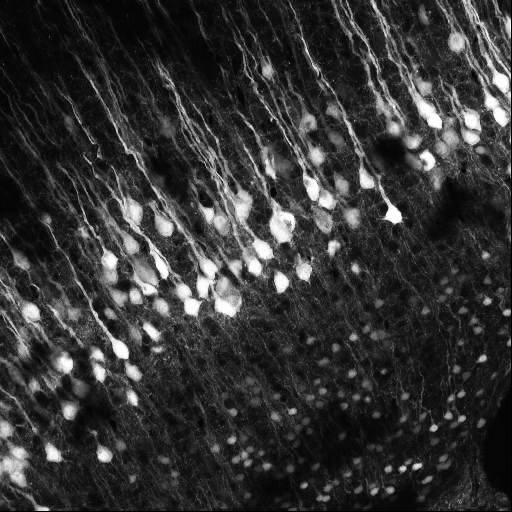
#> input picture data/cells.png, 512 x 512 px
$ jupyter execute fourier.ipynb
#> lines starting #> are read from the running program, lines starting #| are printed output that depends on the picture
# [Lab Session 3](fourier.ipynb)

[cell 1]
import numpy as np
import matplotlib.pyplot as plt

from skimage.transform import resize

**[Task 1 (a).]()** Load the first image, resize it to (256, 256) and display it.

[cell 2]
cell_img = plt.imread('data/cells.png')
#> cell_img is the input picture: shape (512, 512) float32; min 0, max 1, mean 0.206
cell_256 = resize(cell_img, (256, 256))
cell_256
plt.imshow(cell_256)

**[Task 1 (b).]()** Apply the fast Fourier transform and check the data type of the result.

[cell 3]
cell_ft = np.fft.fft2(cell_256)
cell_ft.dtype

**[Task 1 (c).]()** Extract the phase and amplitude and display them.

[cell 4]
amplitude = np.abs(cell_ft)
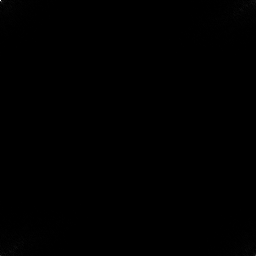
#> amplitude: shape (256, 256) float64; min 0.0346, max 13495.3, mean 18.2; drawn with min black and max white
phase = np.angle(cell_ft)
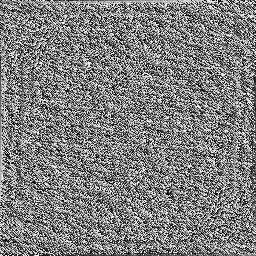
#> phase: shape (256, 256) float64; min -3.14, max 3.14, mean 1.47e-17; drawn with min black and max white
#print(amplitude)
#print(phase)

[cell 5]
plt.figure()
plt.subplot(1, 2, 1)
plt.imshow(np.log(amplitude), 'gray')
plt.subplot(1, 2, 2)
plt.imshow(phase, 'gray')

**[Task 1 (d).]()** Do a shift so that zero is displayed in the center of the image and show amplitude and phase again.

[cell 6]
cell_ft2 = np.fft.fftshift(cell_ft)
amplitude2 = np.abs(cell_ft2)
phase2 = np.angle(cell_ft2)
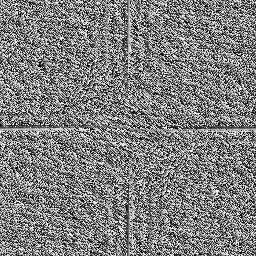
#> phase2: shape (256, 256) float64; min -3.14, max 3.14, mean 1.39e-17; drawn with min black and max white
plt.figure()
plt.subplot(1, 2, 1)
plt.imshow(np.log(amplitude2), 'gray')
plt.subplot(1, 2, 2)
plt.imshow(phase2, 'gray')

**[Task 1 (e).]()** Apply the inverse FFT and display the restored image.

[cell 7]
cell_is = np.fft.ifftshift(cell_ft2)
cell_i = np.fft.ifft2(cell_is)
plt.imshow(cell_i.real)

[cell 8]
cell_img.real

---

**[Task 2 (a).]()** Load the brain CT image.

[cell 9]
brain_img = plt.imread("data/brain_ct.png")
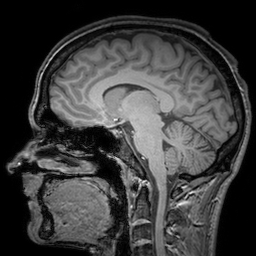
#> input picture data/brain_ct.png, 256 x 256 px
#> brain_img is the input picture: shape (256, 256) float32; min 0, max 1, mean 0.239
plt.imshow(brain_img)

**[Task 2 (b).]()** Apply the FFT, do a shift, extract amplitude and phase.

[cell 10]
brain_fft = np.fft.fft2(brain_img)
brain_fs = np.fft.fftshift(brain_fft)


amplitude_brain = np.abs(brain_fs)
phase_brain = np.angle(brain_fs)
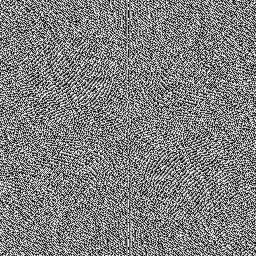
#> phase_brain: shape (256, 256) float64; min -3.14, max 3.14, mean 0.000144; drawn with min black and max white

plt.figure()
plt.subplot(1, 2, 1)
plt.imshow(np.log(amplitude_brain), 'gray')
plt.subplot(1, 2, 2)
plt.imshow(phase_brain, 'gray')

[cell 11]
def to_complex_array(amplitude_array, phase_array):
    return amplitude_array * np.exp(1j * phase_array)

**[Task 2 (c).]()** Merge the amplitude of the brain CT and the phase of cell image. Do the IFFT and display the resulting image.

[cell 12]
merg_shifted = to_complex_array(amplitude_brain, phase2)
brain_is = np.fft.ifftshift(merg_shifted)
brain_i = np.fft.ifft2(brain_is)
plt.imshow(brain_i.real)
plt.colorbar()

**[Task 2 (d).]()** Repeat this with the amplitude of the cells and the phase of the brain.

[cell 13]
mergi_shifted = to_complex_array(amplitude2, phase_brain)
cell_is = np.fft.ifftshift(mergi_shifted)
celle_i = np.fft.ifft2(cell_is)
plt.imshow(celle_i.real)
plt.colorbar()

---

**[Task 3 (a).]()** Create a lowpass filter mask.

[cell 14]
filter_window_size = 50

[cell 15]
base = np.zeros((256,256))
middle = base.shape[0]/2
x= int(middle + filter_window_size//2)
y= int(middle - filter_window_size//2)
print(type(x))
base[y:x, y:x] = 1

plt.imshow(base)

[cell 16]
np.arange(45, 56)

#type(base)
#middle + filter_window_size//2
#print(base[4:6, 4:6])

**[Task 3 (b).]()** Create a highpass filter maks.

[cell 17]
base2 = 1 - base
plt.imshow(base2)

**[Task 3 (c).]()** Apply the lowpass and highpass filter mask to the amplitude of the brain and display the results.

[cell 18]
#amplitude_brain3 = amplitude_brain.copy()
brainamp_lowpass = amplitude_brain * base
plt.imshow(np.log(brainamp_lowpass))

[cell 19]
brainamp_highpass = amplitude_brain * base2
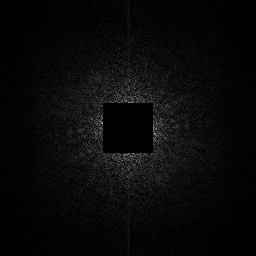
#> brainamp_highpass: shape (256, 256) float64; min 0, max 171.2, mean 9.4
plt.imshow(brainamp_highpass)

**[Task 3 (d).]()** Apply the mask to the amplitude, merge the result with the phase and restore the image.

[cell 20]
mask = base
ampli_brain = amplitude_brain * mask
merged_shifted = to_complex_array(ampli_brain, phase_brain)
brain_is = np.fft.ifftshift(merged_shifted)
brain_i = np.fft.ifft2(brain_is)
plt.imshow(brain_i.real)
plt.colorbar()

[cell 21]
mask = base2
ampli_brain = amplitude_brain * mask
merged_shifted = to_complex_array(ampli_brain, phase_brain)
brain_is = np.fft.ifftshift(merged_shifted)
brain_i = np.fft.ifft2(brain_is)
plt.imshow(brain_i.real)
plt.colorbar()
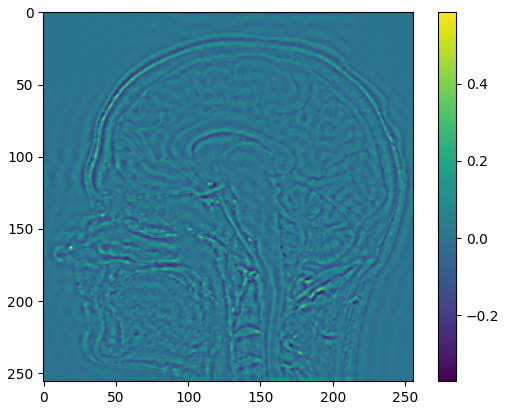
#> figure drawn by matplotlib, 2 panels

---

**[Task 4 (a).]()** Implement a function that computes the 2D-DFT.

[cell 22]
img = brain_img
dft = np.zeros(img.shape, dtype = complex)
M, N = img.shape
#> M = 256; N = 256
M, N
#> Out = (256, 256)

[cell 23]
def dft(img):
    dft = np.zeros(img.shape, dtype = complex)
    M, N = img.shape
#> M = 40; N = 40
    for u in range(M):
        for v in range(N):
            for x in range(img.shape[0]):
                for y in range(img.shape[1]):
                    i = img[x,y]*np.exp(-2j*np.pi*(u*x/M + v*y/N))

                    dft[u, v] += i
    return(1/(M*N)*dft)

[cell 24]
test_img = resize(brain_img, (40, 40))
plt.imshow(test_img, 'gray')

[cell 25]
test_dft = dft(test_img)
amplitude_test = np.abs(test_dft)
phase_test = np.angle(test_dft)
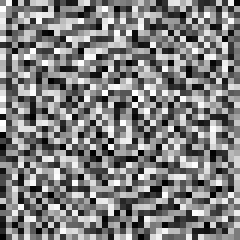
#> phase_test: shape (40, 40) float64 (shown 6 times larger); min -3.14, max 3.14, mean 0.00393; drawn with min black and max white

plt.figure()
plt.subplot(1, 2, 1)
plt.imshow(np.log(amplitude_test), 'gray')
plt.subplot(1, 2, 2)
plt.imshow(np.log(phase_test), 'gray')
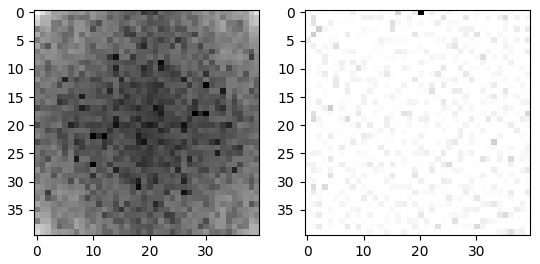
#> figure drawn by matplotlib, 2 panels

**[Task 4 (b).]()** Implement a function that computes the 2D-IDFT.

[cell 26]
def idft(img):
    idft = np.zeros(img.shape, dtype = complex)
    M, N = img.shape
#> M = 40; N = 40
    for u in range(M):
        for v in range(N):
            for x in range(img.shape[0]):
                for y in range(img.shape[1]):
                    i = img[x,y]*np.exp(2j*np.pi*(u*x/M + v*y/N))
                    idft[u, v] += i
    return(idft)

[cell 27]
img_merged = to_complex_array(amplitude_test, phase_test)
test_idft = idft(img_merged)
plt.imshow(test_idft.real)
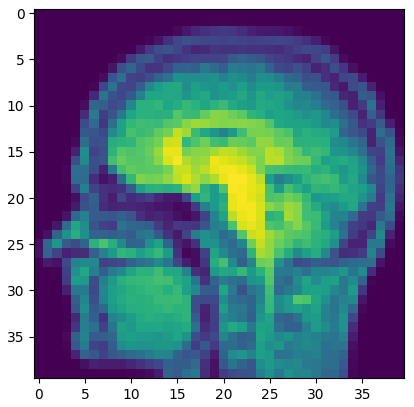
#> figure drawn by matplotlib, 1 panel

Due to high computational costs, we need to resize the image.

**[Task 4 (c).]()** Apply your DFT implementation to the image and display amplitude and phase.

**[Task 4 (d).]()** Reconstruct the image using your IDFT implementation and display it.

**[Task 4 (e).]()** Compare your result to the result of numpy's FFT

[cell 28]
test_npfft = np.fft.fft2(test_img, norm = "forward")

amplitude_test = np.abs(test_npfft)
phase_test = np.angle(test_npfft)

plt.figure()
plt.subplot(1, 2, 1)
plt.imshow(np.log(amplitude_test), 'gray')
plt.subplot(1, 2, 2)
plt.imshow(np.log(phase_test), 'gray')

**[Task 4 (f).]()** Round the arrays and compare them again.

[cell 29]
print(np.mean(np.abs(test_dft - test_npfft)))
#| 7.54161505287846e-17
h = 12
test_dft_round = np.round(test_dft, h)
test_npfft_round = np.round(test_npfft, h)
(test_dft_round == test_npfft_round).all()
#> Out = True
